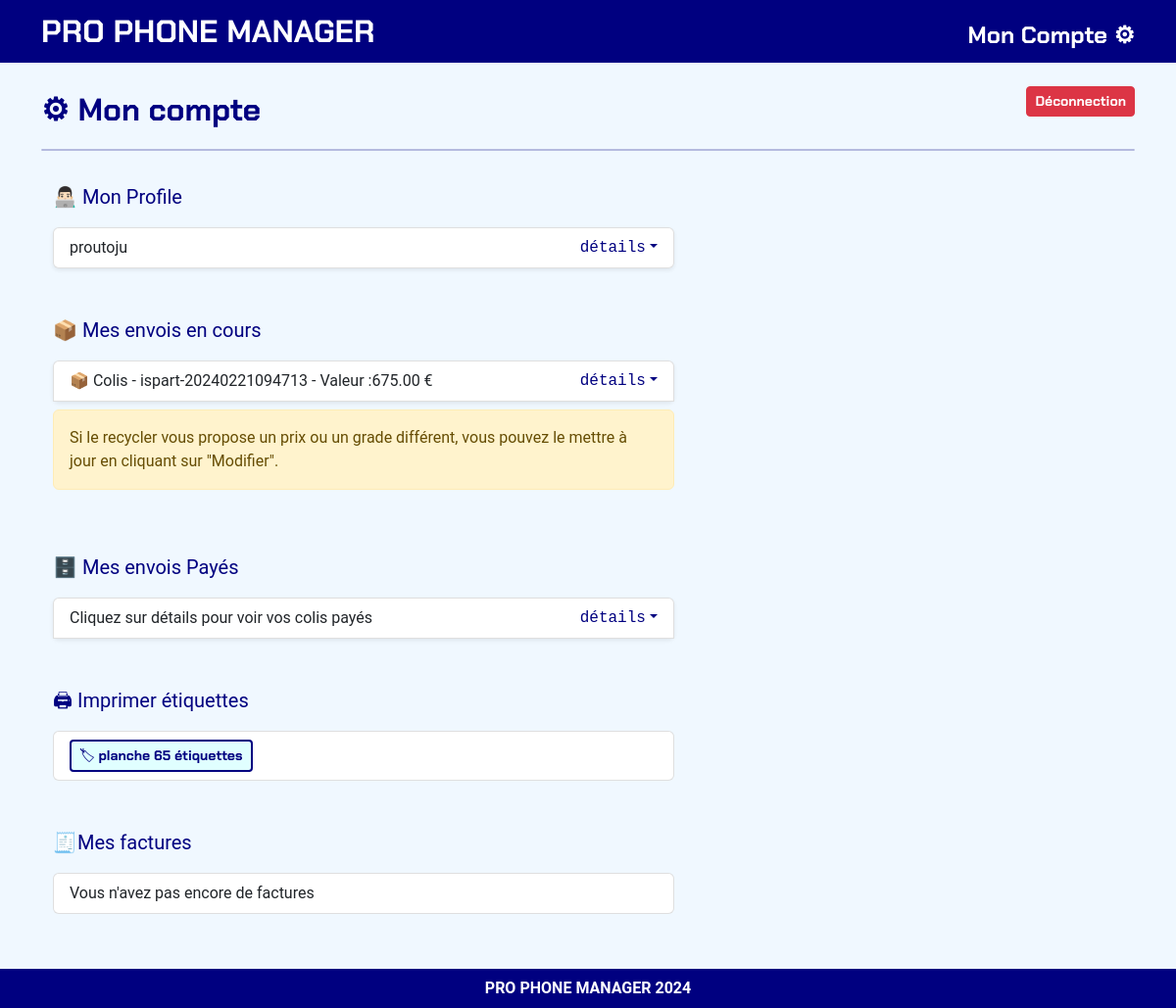
/settings/ (signed in), run on an earlier commit of the app's database.
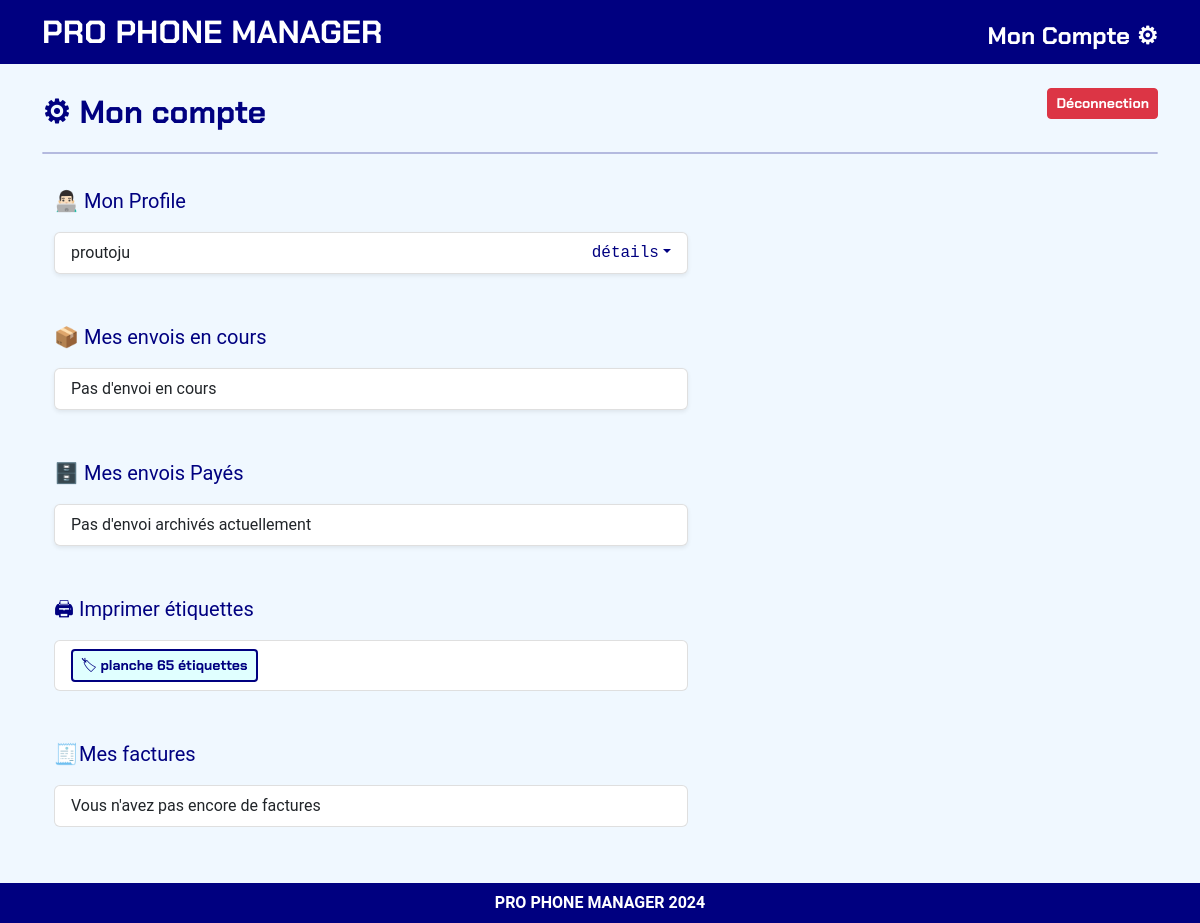
And on a later commit of the database.
### listings/models.py (models this page shows, shortened)
class Package(models.Model):
    reference = models.CharField(max_length=40, unique=True)
    brokenscreens = models.ManyToManyField('BrokenScreen', related_name='packages')
    date_shipped = models.DateTimeField(auto_now_add=True)
    is_shipped = models.BooleanField(default=False)
    is_paid = models.BooleanField(default=False)
    total_value = models.DecimalField(max_digits=10, decimal_places=2, default=0)
    def get_brokenscreen_fields(self):
        brokenscreen_instances = list(self.brokenscreens.all())
        logger.info(f"get_brokenscreen_fields() returned: {type(brokenscreen_instances)}")
        return brokenscreen_instances

### listings/views.py (the view)
# urls.py: path('settings/', settings_view, name='settings_view'),
@login_required
def settings_view(request):
    repair_store = RepairStore.objects.get(user=request.user)
    unique_references = Package.objects.filter(brokenscreens__repairstore=repair_store).values_list('reference', flat=True).distinct()
    packages_info = {}
    non_paid_packages = []  # Ajouter une liste pour les colis non payés
    paid_packages = []  # Ajouter une liste pour les colis archivés
    total_value_paid = 0  # Initialiser la valeur totale des colis payés
    for reference in unique_references:
        package = Package.objects.filter(
            reference=reference,
            brokenscreens__repairstore=repair_store
        ).first()
        if package:
            brokenscreen_fields = package.get_brokenscreen_fields()
            packages_info[reference] = {
                'package': package,
                'brokenscreen_fields': brokenscreen_fields,
            }
            if not package.is_paid:
                non_paid_packages.append(package)  # Ajouter le colis non payé à la liste
            elif package.is_paid:
                paid_packages.append(package)  # Ajouter le colis archivé à la liste
            if package.is_paid:
                total_value_paid += package.total_value  # Ajouter la valeur totale du colis payé
    has_paid_packages = any(package_info['package'].is_paid for package_info in packages_info.values())
    context = {
        'repair_store': repair_store,
        'packages_info': packages_info,
        'has_paid_packages': has_paid_packages,
        'non_paid_packages': non_paid_packages,  # Ajouter la liste des colis non payés au contexte
        'paid_packages': paid_packages,  # Ajouter la liste des colis archivés au contexte
        'total_value_paid': total_value_paid,  # Ajouter la valeur totale des colis payés au contexte
    }
    return render(request, 'settings_view.html', context)

### listings/models.py (called while the page is built)
    def __str__(self):
        return self.value

    def __str__(self):
        return self.screenbrand

    def __str__(self):
        return f"{self.screenmodel}"

### listings/templates/settings_view.html (shortened to what this page needs)
{% extends "base_webapp.html" %}
{% load static %}
{% block page_title %}
<span>⚙ Mon compte</span>
<span>
    <a class="btn btn-sm btn-danger float-end" style="cursor:pointer;" data-bs-toggle="modal" data-bs-target="#logoutModal">Déconnection</a>
</span>
{% endblock page_title %}
{% block page_content %}
<div class="row mb-4 md-mb-5 mb-lg-5">
	<div class="col-12 col-md-8 col-lg-7 mb-3 fs-5 text-blue">👨🏻‍💻 Mon Profile</div>
	<div class="col-12 col-md-8 col-lg-7">
		<ul class="list-group shadow-sm">
			<li class="list-group-item fs-6">
				<span>{{ user.username }}</span>
				<span class="float-end font-monospace text-blue fs-6 dropdown-toggle">détails</span>
			</li>
		</ul>
	</div>
</div>
<div class="row mb-5">
    <div class="col-12 col-md-8 col-lg-7 mb-3 fs-5 text-blue">📦 Mes envois en cours</div>
    <div class="col-12 col-md-8 col-lg-7">
        {% if non_paid_packages|length > 0 %}
            <ul class="list-group shadow-sm">
                {% for package in non_paid_packages %}
                    <li class="list-group-item fs-6">
                        <span class="float-end font-monospace text-blue fs-6 dropdown-toggle" data-bs-toggle="collapse" href="#collapseShipments{{ package.reference }}" role="button" aria-expanded="false" aria-controls="collapseShipments{{ package.reference }}">détails</span>
                        📦 Colis - {{ package.reference }} - Valeur :{{ package.total_value }} €
                    </li>
                {% endfor %}
            </ul>
            <div class="alert alert-warning mt-2" role="alert">
                Si le recycler vous propose un prix ou un grade différent, vous pouvez le mettre à jour en cliquant sur "Modifier".
            </div>
        {% else %}
            <ul class="list-group shadow-sm">
                <li class="list-group-item fs-6">Pas d'envoi en cours</li>
            </ul>
        {% endif %}
    </div>
</div>
<div class="row mb-5">
    <div class="col-12 col-md-8 col-lg-7 mb-3 fs-5 text-blue">🗄️ Mes envois Payés</div>
    <div class="col-12 col-md-8 col-lg-7">
        <ul class="list-group shadow-sm">
            {% if paid_packages %}
                <li class="list-group-item fs-6">
                    Cliquez sur détails pour voir vos colis payés
                    <span class="float-end font-monospace text-blue fs-6 dropdown-toggle" data-bs-toggle="collapse" href="#collapseArchivedPackages" role="button" aria-expanded="false" aria-controls="collapseArchivedPackages">détails</span>
                </li>
            {% else %}
                <li class="list-group-item fs-6">Pas d'envoi archivés actuellement</li>
            {% endif %}
        </ul>
    </div>
</div>
<div class="row mb-5">
	<div class="col-12 col-md-8 col-lg-7 mb-3 fs-5 text-blue">🖨 Imprimer étiquettes</div>
	<div class="col-12 col-md-8 col-lg-7">
		<ul class="list-group">
			<li class="list-group-item">
				<a href="{% url 'stickers' %}" class="btn btn-sm btn-outline-blue" target="blank">🏷 planche 65 étiquettes</a>
            </li>
		</ul>
	</div>
</div>
<div class="row mb-5">
    <div class="col-12 col-md-8 col-lg-7 mb-3 fs-5 text-blue">🧾Mes factures</div>
    <div class="col-12 col-md-8 col-lg-7">
        <ul class="list-group">
            <li class="list-group-item">
                Vous n'avez pas encore de factures
            </li>
        </ul>
    </div>
</div>
{% endblock page_content %}

What changed in the data, as far as the page shows it:
removed Package: reference "ispart-20240221094713", total_value "675.00"
Also different on the page:
text no longer shown: "Si le recycler vous propose un prix ou un grade différent, vous pouvez le mettre à jour en cliquant sur \"Modifier\". Cliquez sur détails pour voir vos colis payés détails"
text now shown: "Pas d'envoi en cours Pas d'envoi archivés actuellement"
